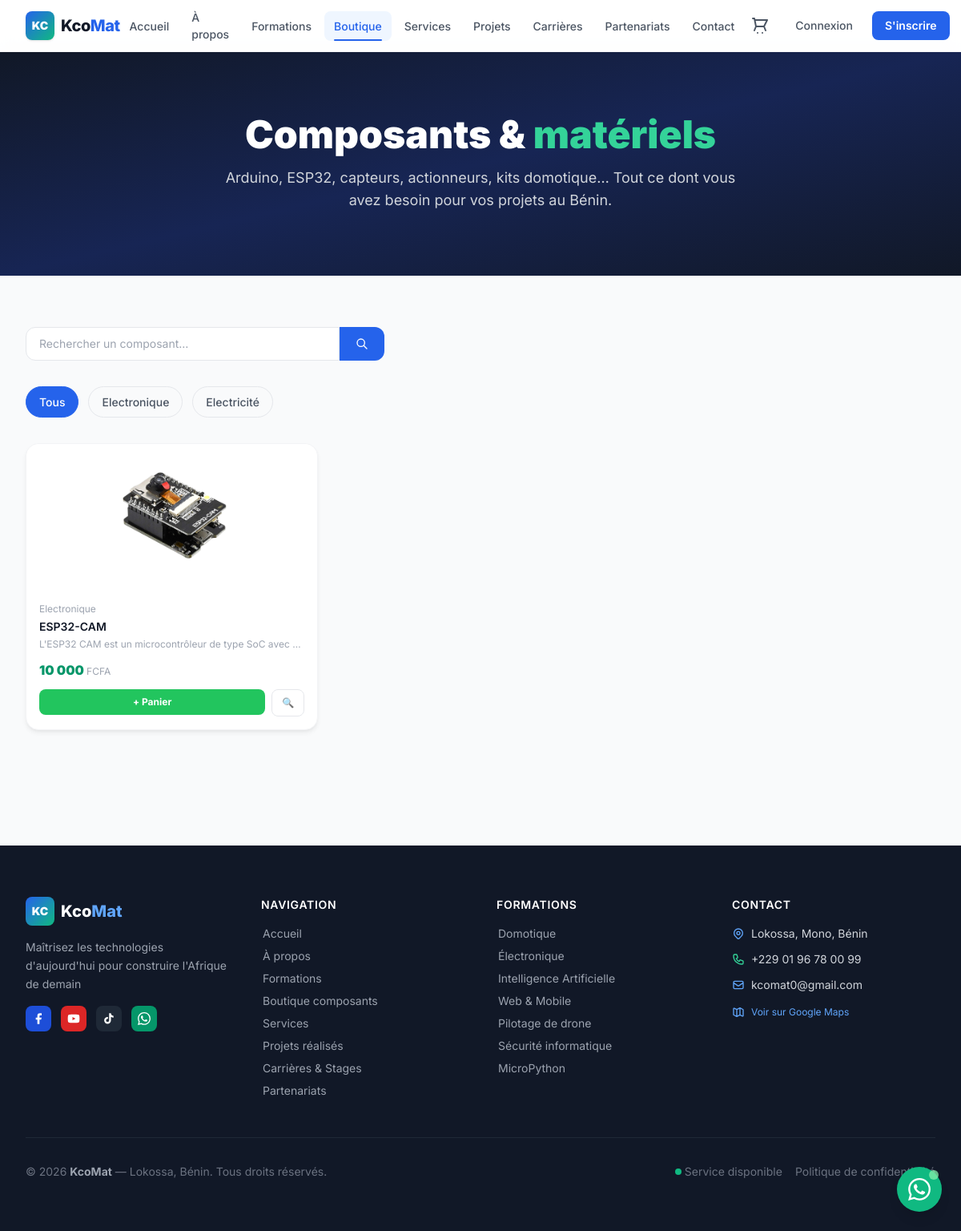
Screenshot of /boutique/ with the database file from the repository.
### boutique/models.py (models this page shows, shortened)
class CategorieProduit(models.Model):
    nom = models.CharField(max_length=100)
    slug = models.SlugField(unique=True, blank=True)
    description = models.TextField(blank=True)
    icone = models.CharField(max_length=50, default='chip')
    ordre = models.PositiveSmallIntegerField(default=0)
    class Meta:
        ordering = ['ordre', 'nom']
        verbose_name = "Catégorie produit"
        verbose_name_plural = "Catégories produits"

class Produit(models.Model):
    categorie = models.ForeignKey(CategorieProduit, on_delete=models.SET_NULL, null=True, related_name='produits')
    nom = models.CharField(max_length=200)
    slug = models.SlugField(unique=True, blank=True)
    reference = models.CharField(max_length=100, blank=True)
    description_courte = models.CharField(max_length=300)
    description = models.TextField()
    image = models.ImageField(upload_to='produits/', blank=True, null=True)
    prix = models.DecimalField(max_digits=10, decimal_places=0)
    stock = models.PositiveIntegerField(default=0)
    actif = models.BooleanField(default=True)
    nouveau = models.BooleanField(default=False)
    en_vedette = models.BooleanField(default=False)
    created_at = models.DateTimeField(auto_now_add=True)
    updated_at = models.DateTimeField(auto_now=True)
    class Meta:
        ordering = ['nom']
        verbose_name = "Produit"
    @property
    def en_stock(self):
        return self.stock > 0

### boutique/views.py (the view)
# urls.py: path('', views.liste_produits, name='liste'),
def liste_produits(request):
    categories = CategorieProduit.objects.all()
    cat_slug = request.GET.get('categorie', '')
    search = request.GET.get('q', '')
    produits = Produit.objects.filter(actif=True)
    if cat_slug:
        produits = produits.filter(categorie__slug=cat_slug)
    if search:
        produits = produits.filter(nom__icontains=search)
    ctx = {
        'produits': produits,
        'categories': categories,
        'cat_active': cat_slug,
        'search': search,
        'title': 'Boutique — Composants Électroniques',
    }
    return render(request, 'boutique/liste.html', ctx)

### boutique/context_processors.py (called while the page is built)
def cart_context(request):
    count = 0
    try:
        if request.user.is_authenticated:
            panier = Panier.objects.filter(utilisateur=request.user).first()
        else:
            session_key = request.session.session_key
            if session_key:
                panier = Panier.objects.filter(session_key=session_key).first()
            else:
                panier = None
        if panier:
            count = panier.nombre_articles()
    except Exception:
        pass
    return {'cart_count': count}

### core/context_processors.py (called while the page is built)
def site_context(request):
    return {
        'KCOMAT': settings.KCOMAT_INFO,
        'FEDAPAY_PUBLIC_KEY': settings.FEDAPAY_PUBLIC_KEY,
    }

### templates/boutique/liste.html (shortened to what this page needs)
{% extends 'base.html' %}
{% load humanize %}
{% block content %}
<section class="page-hero">
    <div class="max-w-7xl mx-auto px-4 sm:px-6 lg:px-8">
        <div class="max-w-3xl mx-auto text-center">
            <h1 class="text-4xl md:text-5xl font-black text-white mb-4">
                Composants & <span class="text-green-400">matériels</span>
            </h1>
            <p class="text-gray-300 text-lg max-w-2xl mx-auto">
                Arduino, ESP32, capteurs, actionneurs, kits domotique… Tout ce dont vous avez besoin pour vos projets au
                Bénin.
            </p>
        </div>
    </div>
</section>
<section class="py-16 bg-gray-50">
    <div class="max-w-7xl mx-auto px-4 sm:px-6 lg:px-8">
        <div class="flex flex-col sm:flex-row gap-4 mb-8">
            <form method="get" class="flex flex-1 max-w-md">
                <input type="text" name="q" value="{{ request.GET.q|default:'' }}"
                    placeholder="Rechercher un composant…"
                    class="fform-input rounded-r-none flex-1 bg-white border border-gray-200 px-4 py-2.5 text-sm focus:outline-none focus:ring-2 focus:ring-blue-500 rounded-l-xl">
                <button type="submit"
                    class="bg-blue-600 text-white px-5 py-2.5 rounded-r-xl hover:bg-blue-700 transition-colors">
                    <svg class="w-4 h-4" fill="none" stroke="currentColor" viewBox="0 0 24 24">
                        <path stroke-linecap="round" stroke-linejoin="round" stroke-width="2"
                            d="M21 21l-6-6m2-5a7 7 0 11-14 0 7 7 0 0114 0z" />
                    </svg>
                </button>
            </form>
        </div>
        {% if categories %}
        <div class="flex flex-wrap gap-3 mb-8">
            <a href="{% url 'boutique:liste' %}" class="filter-tab {% if not cat_active %}active{% endif %}">Tous</a>
            {% for cat in categories %}
            <a href="?categorie={{ cat.slug }}" class="filter-tab {% if cat_active == cat.slug %}active{% endif %}">{{ cat.nom }}</a>
            {% endfor %}
        </div>
        {% endif %}
        {% if produits %}
        <div class="grid grid-cols-1 sm:grid-cols-2 lg:grid-cols-3 xl:grid-cols-4 gap-5">
            {% for produit in produits %}
            <div class="product-card group">
                <a href="{% url 'boutique:detail' produit.slug %}" class="relative h-44 bg-white rounded-t-2xl block cursor-pointer flex items-center justify-center overflow-hidden">
                    {% if produit.image %}
                    <img src="{{ produit.image.url }}" alt="{{ produit.nom }}"
                        class="w-full h-full object-contain group-hover:scale-105 transition-transform duration-300 p-2" />
                    {% elif produit.images.first %}
                    <img src="{{ produit.images.first.image.url }}" alt="{{ produit.nom }}"
                        class="w-full h-full object-contain group-hover:scale-105 transition-transform duration-300 p-2" />
                    {% endif %}
                </a>
                <div class="p-4">
                    {% if produit.categorie %}<span class="text-xs text-gray-400">{{ produit.categorie.nom }}</span>{% endif %}
                    <h3 class="font-semibold text-gray-900 text-sm mt-0.5 mb-1 line-clamp-2">{{ produit.nom }}</h3>
                    <p class="text-xs text-gray-400 line-clamp-1 mb-3">{{ produit.description_courte }}</p>
                    <div class="flex items-center justify-between">
                        <div class="font-black text-green-600 text-base">{{ produit.prix|intcomma }} <span
                                class="text-xs font-normal text-gray-400">FCFA</span></div>
                    </div>
                    <div class="mt-3 flex gap-2">
                        {% if produit.en_stock %}
                        <form method="post" action="{% url 'boutique:ajouter' produit.slug %}" class="flex-1"
                            hx-post="{% url 'boutique:ajouter' produit.slug %}" hx-target="#cart-badge"
                            hx-swap="outerHTML">
                            <button type="submit" class="btn-green w-full py-2 text-xs font-bold">+ Panier</button>
                        </form>
                        {% else %}
                        <button disabled
                            class="flex-1 bg-gray-100 text-gray-400 py-2 text-xs rounded-xl cursor-not-allowed">Indisponible</button>
                        {% endif %}
                        <a href="{% url 'boutique:detail' produit.slug %}"
                            class="btn-secondary py-2 px-3 text-xs">🔍</a>
                    </div>
                </div>
            </div>
            {% endfor %}
        </div>
        {% endif %}
    </div>
</section>
{% endblock %}

### static/css/kcomat.css (style rules this page uses)
:root { --color-primary: #0A84FF; --color-primary-dark: #0066CC; --color-green: #10B981; --color-green-dark: #059669; --color-bg: #F8FAFC; --shadow-card: 0 4px 6px -1px rgba(0, 0, 0, 0.07), 0 2px 4px -2px rgba(0, 0, 0, 0.05); --shadow-card-hover: 0 20px 40px -10px rgba(10, 132, 255, 0.15), 0 8px 16px -4px rgba(0, 0, 0, 0.1); }
* { box-sizing: border-box; }
body { font-family: 'Inter', 'Poppins', sans-serif; background-color: var(--color-bg); }
.btn-secondary { display: inline-flex; align-items: center; justify-content: center; gap: 0.5rem; background-color: #ffffff; color: #374151; font-weight: 600; border-radius: 0.5rem; border: 1px solid #e5e7eb; transition: all 0.2s cubic-bezier(0.4, 0, 0.2, 1); text-decoration: none; cursor: pointer; }
.btn-green { display: inline-flex; align-items: center; justify-content: center; gap: 0.5rem; background-color: #22c55e; color: #ffffff; font-weight: 600; border-radius: 0.5rem; transition: all 0.2s cubic-bezier(0.4, 0, 0.2, 1); text-decoration: none; border: none; cursor: pointer; }
.product-card { background-color: #ffffff; border-radius: 1rem; border: 1px solid #f3f4f6; transition: all 0.3s cubic-bezier(0.4, 0, 0.2, 1); box-shadow: var(--shadow-card); overflow: hidden; }
.page-hero { background: linear-gradient(to bottom right, #111827, #172554, #111827); color: #ffffff; padding-top: 5rem; padding-bottom: 5rem; padding-left: 1rem; padding-right: 1rem; }
.filter-tab { padding: 0.5rem 1rem; font-size: 0.875rem; font-weight: 500; border-radius: 9999px; border: 1px solid #e5e7eb; color: #4b5563; cursor: pointer; transition: all 0.2s cubic-bezier(0.4, 0, 0.2, 1); background-color: transparent; }
.filter-tab.active { background-color: #2563eb; color: #ffffff; border-color: #2563eb; }

### rows the page displays
CategorieProduit: nom "Electronique"
CategorieProduit: nom "Electricité"
Produit: image (picture), categorie.nom "Electronique", nom "ESP32-CAM", description_courte "L'ESP32 CAM est un microcontrôleur de type SoC avec…", prix "10 000", stock "+ Panier"

### other values shown
{{ KCOMAT.slogan }} "Maîtrisez les technologies d'aujourd'hui pour construire l'Afrique de demain"
{{ KCOMAT.address }} "Lokossa, Mono, Bénin"
{{ KCOMAT.phone }} "+229 01 96 78 00 99"
{{ KCOMAT.email }} "kcomat0@gmail.com"
